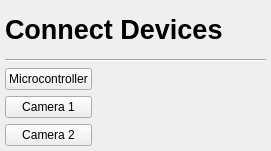
     <widget class="QWidget" name="verticalLayoutWidget_5">
      <property name="geometry">
       <rect>
        <x>330</x>
        <y>530</y>
        <width>271</width>
        <height>151</height>
       </rect>
      </property>
      <layout class="QVBoxLayout" name="layout_connectDevices">
       <property name="sizeConstraint">
        <enum>QLayout::SetDefaultConstraint</enum>
       </property>
       <property name="leftMargin">
        <number>5</number>
       </property>
       <property name="topMargin">
        <number>5</number>
       </property>
       <property name="rightMargin">
        <number>5</number>
       </property>
       <property name="bottomMargin">
        <number>5</number>
       </property>
       <item>
        <widget class="QLabel" name="label_connect_devices">
         <property name="font">
          <font>
           <pointsize>20</pointsize>
           <weight>75</weight>
           <italic>false</italic>
           <bold>true</bold>
           <underline>false</underline>
           <strikeout>false</strikeout>
           <kerning>true</kerning>
          </font>
         </property>
         <property name="text">
          <string>Connect Devices</string>
         </property>
         <property name="alignment">
          <set>Qt::AlignLeading|Qt::AlignLeft|Qt::AlignVCenter</set>
         </property>
        </widget>
       </item>
       <item>
        <widget class="Line" name="line_9">
         <property name="orientation">
          <enum>Qt::Horizontal</enum>
         </property>
        </widget>
       </item>
       <item>
        <layout class="QGridLayout" name="gridLayout_5">
         <item row="1" column="0">
          <widget class="QPushButton" name="connect_c1">
           <property name="text">
            <string>Camera 1</string>
           </property>
          </widget>
         </item>
         <item row="1" column="2">
          <widget class="QLabel" name="led_cam1">
           <property name="text">
            <string/>
           </property>
           <property name="alignment">
            <set>Qt::AlignCenter</set>
           </property>
          </widget>
         </item>
         <item row="2" column="0">
          <widget class="QPushButton" name="connect_c2">
           <property name="text">
            <string>Camera 2</string>
           </property>
          </widget>
         </item>
         <item row="2" column="2">
          <widget class="QLabel" name="led_cam2">
           <property name="text">
            <string/>
           </property>
           <property name="alignment">
            <set>Qt::AlignCenter</set>
           </property>
          </widget>
         </item>
         <item row="0" column="2">
          <widget class="QLabel" name="led_controller">
           <property name="text">
            <string/>
           </property>
           <property name="alignment">
            <set>Qt::AlignCenter</set>
           </property>
          </widget>
         </item>
         <item row="0" column="0">
          <widget class="QPushButton" name="connect_controller">
           <property name="text">
            <string>Microcontroller</string>
           </property>
          </widget>
         </item>
         <item row="0" column="1">
          <widget class="QLabel" name="spacer1">
           <property name="text">
            <string/>
           </property>
          </widget>
         </item>
        </layout>
       </item>
      </layout>
     </widget>
